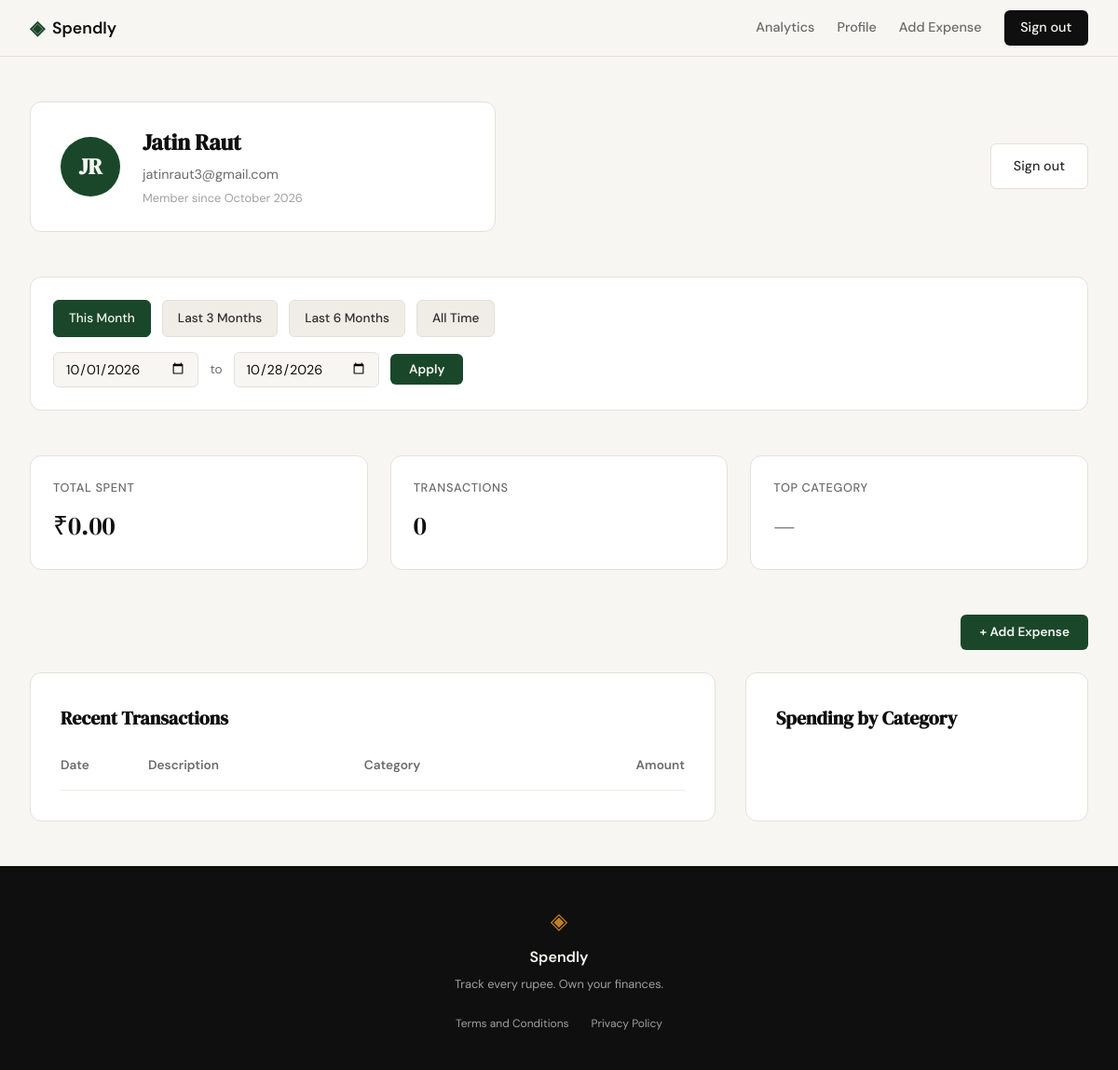
The page /profile?date_from=2026-10-01&date_to=2026-10-28 (signed in) on the database as committed earlier.
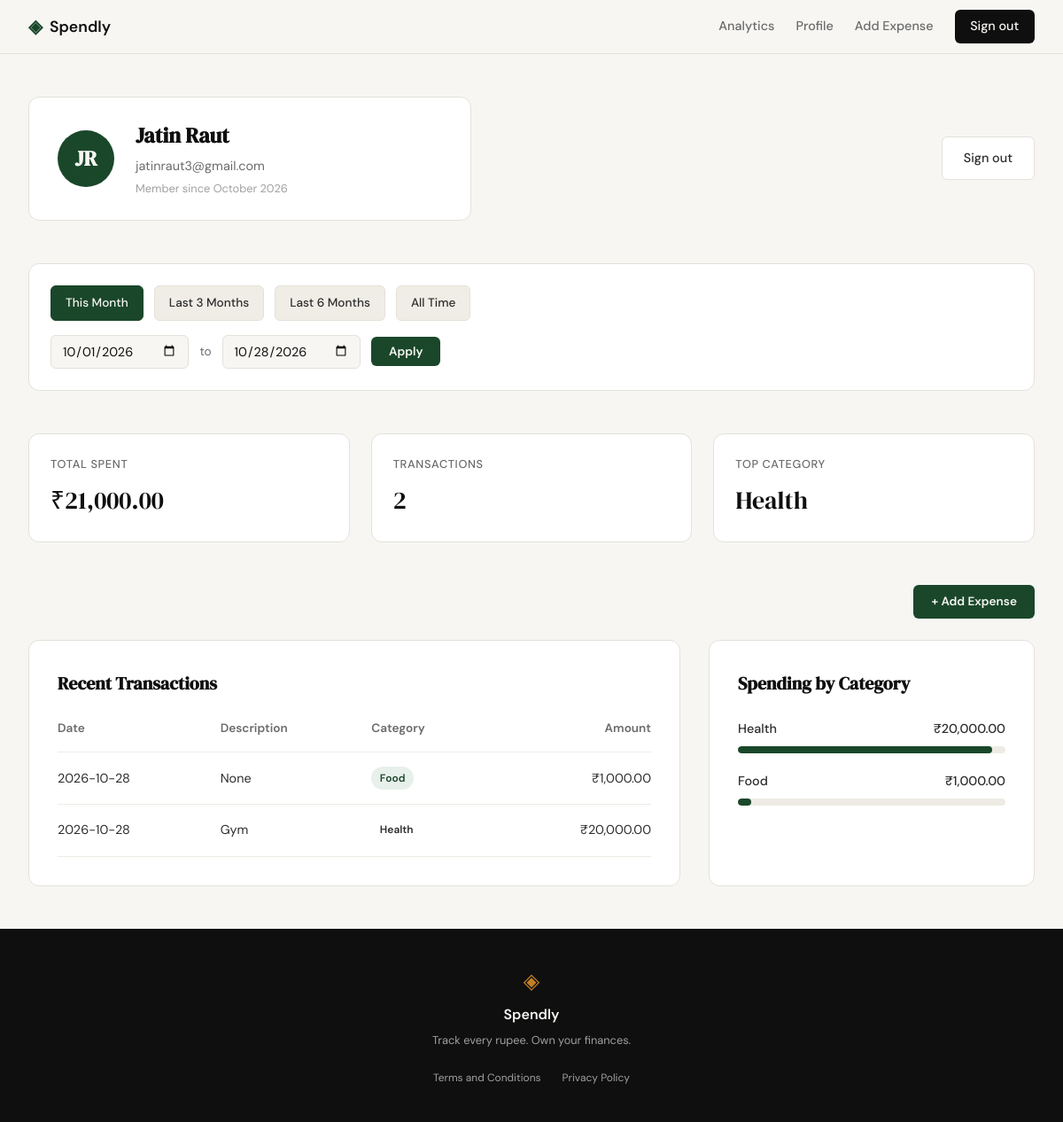
The same page on the database as committed later.
### tables this page shows
CREATE TABLE users (
                id INTEGER PRIMARY KEY AUTOINCREMENT,
                name TEXT NOT NULL,
                email TEXT UNIQUE NOT NULL,
                password_hash TEXT NOT NULL,
                created_at TEXT DEFAULT CURRENT_TIMESTAMP
            );

CREATE TABLE expenses (
                id INTEGER PRIMARY KEY AUTOINCREMENT,
                user_id INTEGER NOT NULL,
                amount REAL NOT NULL,
                category TEXT NOT NULL,
                date TEXT NOT NULL,
                description TEXT,
                created_at TEXT DEFAULT CURRENT_TIMESTAMP,
                FOREIGN KEY (user_id) REFERENCES users (id) ON DELETE CASCADE
            );

### app.py (the view)
@app.route("/profile")
def profile():
    if not session.get("user_id"):
        return redirect(url_for("login"))
    user_data = get_user_by_id(session["user_id"])
    if not user_data:
        session.clear()
        return redirect(url_for("login"))
    name_parts = user_data["name"].split()
    initials = "".join([part[0].upper() for part in name_parts if part])
    try:
        created_at = datetime.strptime(user_data["created_at"], "%Y-%m-%d %H:%M:%S")
        joined_date = created_at.strftime("%B %Y")
    except:
        joined_date = "Recently"
    user = {
        "name": user_data["name"],
        "email": user_data["email"],
        "initials": initials,
        "joined_date": joined_date
    }
    date_from = request.args.get("date_from")
    date_to = request.args.get("date_to")
    parsed_from = None
    parsed_to = None
    if date_from:
        try:
            parsed_from = datetime.strptime(date_from, "%Y-%m-%d").date()
        except ValueError:
            date_from = None
    if date_to:
        try:
            parsed_to = datetime.strptime(date_to, "%Y-%m-%d").date()
        except ValueError:
            date_to = None
    if parsed_from and parsed_to and parsed_from > parsed_to:
        flash("Start date must be before end date.", "error")
        date_from = None
        date_to = None
        parsed_from = None
        parsed_to = None
    today = datetime.now().date()
    first_of_month = today.replace(day=1)
    three_months_ago = today - relativedelta(months=3)
    six_months_ago = today - relativedelta(months=6)
    preset_urls = {
        "this_month": url_for('profile',
                              date_from=first_of_month.strftime('%Y-%m-%d'),
                              date_to=today.strftime('%Y-%m-%d')),
        "last_3_months": url_for('profile',
                                  date_from=three_months_ago.strftime('%Y-%m-%d'),
                                  date_to=today.strftime('%Y-%m-%d')),
        "last_6_months": url_for('profile',
                                  date_from=six_months_ago.strftime('%Y-%m-%d'),
                                  date_to=today.strftime('%Y-%m-%d')),
        "all_time": url_for('profile')
    }
    active_preset = None
    if parsed_from and parsed_to:
        if parsed_from == first_of_month and parsed_to == today:
            active_preset = "this_month"
        elif parsed_from == three_months_ago and parsed_to == today:
            active_preset = "last_3_months"
        elif parsed_from == six_months_ago and parsed_to == today:
            active_preset = "last_6_months"
        else:
            active_preset = "custom"
    elif not parsed_from and not parsed_to:
        active_preset = "all_time"
    user_id = session["user_id"]
    stats = get_summary_stats(user_id, date_from=date_from, date_to=date_to)
    transactions = get_recent_transactions(user_id, limit=10, date_from=date_from, date_to=date_to)
    categories = get_category_breakdown(user_id, date_from=date_from, date_to=date_to)
    return render_template(
        "profile.html",
        user=user,
        stats=stats,
        transactions=transactions,
        categories=categories,
        date_from=date_from,
        date_to=date_to,
        active_preset=active_preset,
        preset_urls=preset_urls
    )

### templates/profile.html (shortened to what this page needs)
<!DOCTYPE html>
<html lang="en">
<head>
    <link rel="stylesheet" href="{{ url_for('static', filename='css/profile.css') }}">
</head>
<body>
    {% extends "base.html" %}
    {% block content %}
    <div class="profile-container">
        <header class="profile-header">
            <div class="user-card">
                <div class="avatar">{{ user.initials }}</div>
                <div class="user-details">
                    <h1>{{ user.name }}</h1>
                    <p class="user-email">{{ user.email }}</p>
                    <p class="user-member">Member since {{ user.joined_date }}</p>
                </div>
            </div>
            <a href="{{ url_for('logout') }}" class="logout-btn">Sign out</a>
        </header>
        <section class="filter-bar">
            <div class="filter-presets">
                <a href="{{ preset_urls.this_month }}"
                   class="preset-btn {% if active_preset == 'this_month' %}active{% endif %}">
                    This Month
                </a>
                <a href="{{ preset_urls.last_3_months }}"
                   class="preset-btn {% if active_preset == 'last_3_months' %}active{% endif %}">
                    Last 3 Months
                </a>
                <a href="{{ preset_urls.last_6_months }}"
                   class="preset-btn {% if active_preset == 'last_6_months' %}active{% endif %}">
                    Last 6 Months
                </a>
                <a href="{{ preset_urls.all_time }}"
                   class="preset-btn {% if active_preset == 'all_time' %}active{% endif %}">
                    All Time
                </a>
            </div>
            <form method="GET" action="{{ url_for('profile') }}" class="filter-custom">
                <input type="date"
                       id="date_from"
                       name="date_from"
                       value="{{ date_from or '' }}"
                       class="date-input">
                <span class="filter-separator">to</span>
                <input type="date"
                       id="date_to"
                       name="date_to"
                       value="{{ date_to or '' }}"
                       class="date-input">
                <button type="submit" class="filter-submit-btn">Apply</button>
            </form>
        </section>
        <section class="stats-grid">
            <div class="stat-card">
                <span class="stat-label">Total Spent</span>
                <span class="stat-value">₹{{ stats.total_spent }}</span>
            </div>
            <div class="stat-card">
                <span class="stat-label">Transactions</span>
                <span class="stat-value">{{ stats.count }}</span>
            </div>
            <div class="stat-card">
                <span class="stat-label">Top Category</span>
                <span class="stat-value">{{ stats.top_category }}</span>
            </div>
        </section>
        <div style="display: flex; justify-content: flex-end; margin-bottom: -1.5rem;">
            <a href="{{ url_for('add_expense') }}" class="filter-submit-btn" style="text-decoration: none; display: inline-flex; align-items: center; gap: 0.5rem;">+ Add Expense</a>
        </div>
        <div class="profile-main-grid">
            <section class="history-section">
                <h2>Recent Transactions</h2>
                <div class="table-wrapper">
                    <table class="history-table">
                        <thead>
                            <tr>
                                <th>Date</th>
                                <th>Description</th>
                                <th>Category</th>
                                <th class="text-right">Amount</th>
                            </tr>
                        </thead>
                        <tbody>
                            {% for tx in transactions %}
                            <tr>
                                <td>{{ tx.date }}</td>
                                <td>{{ tx.description }}</td>
                                <td><span class="category-badge badge-{{ tx.category_class }}">{{ tx.category }}</span></td>
                                <td class="text-right">₹{{ tx.amount }}</td>
                            </tr>
                            {% endfor %}
                        </tbody>
                    </table>
                </div>
            </section>
            <section class="breakdown-section">
                <h2>Spending by Category</h2>
                <div class="category-list">
                    {% for cat in categories %}
                    <div class="category-item">
                        <div class="category-info">
                            <span class="category-name">{{ cat.name }}</span>
                            <span class="category-amount">₹{{ cat.amount }}</span>
                        </div>
                        <div class="progress-bar">
                            <div class="progress-fill" style="width: {{ cat.percentage }}%"></div>
                        </div>
                    </div>
                    {% endfor %}
                </div>
            </section>
        </div>
    </div>
    {% endblock %}

### templates/base.html (shortened to what this page needs)
<!DOCTYPE html>
<html lang="en">
<head>
    <link rel="stylesheet" href="{{ url_for('static', filename='css/style.css') }}">
</head>
<body>
    <nav class="navbar">
        <div class="nav-inner">
            <a href="{{ url_for('landing') }}" class="nav-brand">
                <span class="brand-icon">◈</span>
                <span class="brand-name">Spendly</span>
            </a>
            <div class="nav-links">
                {% if session.get('user_id') %}
                    <a href="{{ url_for('analytics') }}" class="{% if request.endpoint == 'analytics' %}active{% endif %}">Analytics</a>
                    <a href="{{ url_for('profile') }}" class="{% if request.endpoint == 'profile' %}active{% endif %}">Profile</a>
                    <a href="{{ url_for('add_expense') }}" class="{% if request.endpoint == 'add_expense' %}active{% endif %}">Add Expense</a>
                    <a href="{{ url_for('logout') }}" class="nav-cta">Sign out</a>
                {% else %}
                    <a href="{{ url_for('login') }}">Sign in</a>
                    <a href="{{ url_for('register') }}" class="nav-cta">Get started</a>
                {% endif %}
            </div>
        </div>
    </nav>
    <main class="main-content">
        {% block content %}{% endblock %}
    </main>
    <footer class="footer">
        <div class="footer-inner">
            <span class="brand-icon">◈</span>
            <span class="footer-name">Spendly</span>
            <p class="footer-copy">Track every rupee. Own your finances.</p>
            <div class="footer-links">
                <a href="{{ url_for('terms') }}">Terms and Conditions</a>
                <a href="{{ url_for('privacy') }}">Privacy Policy</a>
            </div>
        </div>
    </footer>
</body>
</html>

Rows that differ between the two databases and show on the page:
added expenses: top_category "Health", date "2026-10-28", description "Gym", category "Health", amount "20,000.00", name "Health", {{ cat.percentage }} 95 (drawn)
added expenses: date "2026-10-28", description "None", category "Food", amount "1,000.00", name "Food", {{ cat.percentage }} 5 (drawn)
Other text that changed with them:
{{ stats.total_spent }}: "0.00" → "21,000.00"
{{ stats.count }}: "0" → "2"
{{ stats.top_category }}: "—" → (not shown)
